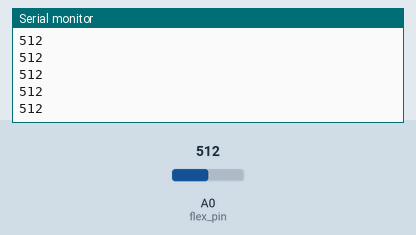
A sketch run on a simulated Arduino Uno, built with avr-gcc and run on an emulated ATmega328P. Parts: the last lines printed to the serial monitor. The inputs (shaded band) are chosen by the test bench; at power-on: A0 (flex_pin) = 512.

Above: at 1.2 s.
1.3 s: A0 (flex_pin) set to 716
At 1.56 s:
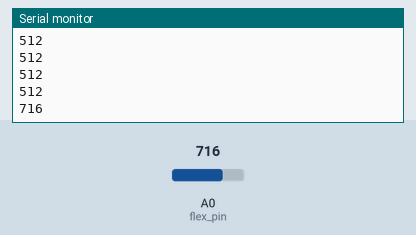
2.8 s: A0 (flex_pin) set to 900
At 2.96 s:
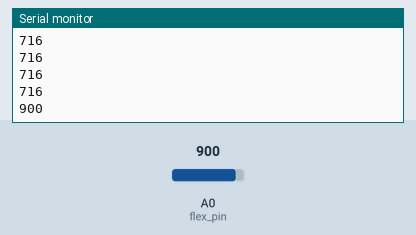
Timing chart, 0 to 5.8 s (numbered marks = the images above; inputs shaded):
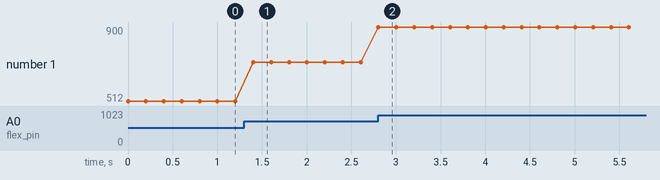

The sketch:

arduino_sketch.ino
```cpp
int flex_pin = A0;
int flex;

void setup() {
  Serial.begin(9600);
}

void loop() {
  flex = analogRead(flex_pin);
  Serial.println(flex);
  delay(200);
}
```

Measured:
- after the input at 1.3 s, the serial monitor: prints a new line after 0.10 s (image 1)
- after the input at 2.8 s, the serial monitor: prints a new line at once (image 2)
- plotted number 1: 512 → 716 after the input at 1.3 s, 716 → 900 after the input at 2.8 s
